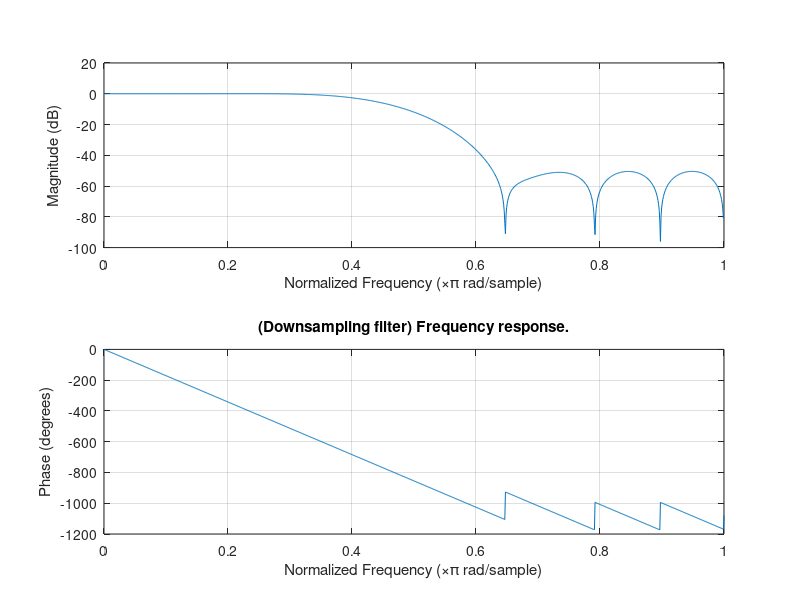

Here is the MATLAB script that generated this plot: (Note: this script raises an error after producing the figure.)
%Downsample z-stack with an integer factor. The input is band-passed with a
%bandpass-filter
clc;
close all;
clear all;
Md = 2; %Downsampling factor in z
Mu = 1; %Upsampling factor in z. The combined factor between downsampling and upsampling will be a new resampling factor of Mu/Mz
L = 19; %Filter length
h = fir1(L,1/Md*0.9);
figure(1);freqz(h,1,1024);
title('(Downsampling filter) Frequency response.');


%Dimension of each image
curfolder = '/Users/Tan_Nguyen/Documents/Data_for_QDIC/Embryo_40x_checkpoint_8';
outdir = '/Users/Tan_Nguyen/Documents/Data_for_QDIC/Embryo_20x_checkpoint_8';
ff=0;
tt=0;
chh=1;
ii=0;
cc=0;
rr=0;
zz = 801:2458;
mm=0:3;
fname =@(odir,f,t,i,ch,c,r,z,m) sprintf('%s/f%d_t%d_i%d_ch%d_c%d_r%d_z%d_m%d.tif',odir,f,t,i,ch,c,r,z,m);
fname2 =@(odir,f,t,i,ch,c,r,z,str) sprintf('%s/f%d_t%d_i%d_ch%d_c%d_r%d_z%d_%s.tif',odir,f,t,i,ch,c,r,z,str);




%Now, go downsampling the data
p=gcp;
delete(p);
p=parpool(4);


hr = fir1(L,1/max(Mu,Md)*0.9);
figure(1);freqz(hr,1,1024);
title('(Resampling filter) Frequency response.');
disp(['Downsampling: ' num2str(Md) 'x, upsampling: ' num2str(Mu) 'x...']);
    
%Polyphase filtering, make sure the length of the polyphase filter is  
h_L = length(hr(:));
h_L1 = ceil(h_L/lcm(Md,Mu))*lcm(Md,Mu); %Make sure the length of the filter is a multiple of Mu and Md. This will make the indexing less...crazy.
%Zeropad the data with 0 to make the filter polyphase
h_poly = [hr(:);zeros(h_L1-h_L,1)];
%Select polyphase filter
h_poly_length = h_L1/Md; %Length of each polyphase filter

    
newdatalength = ceil(length(zz)*Mu/Md)*Md;%Make sure the new size is is 
disp(['Original data length: ' num2str(length(zz)) ', new length after upsampling: ' num2str(newdatalength)]);
frametype = 'qdic';
for f=ff
    for t=tt
        for i=ii
            for ch=chh
                for c=cc
                    for r=rr
                        if (strcmp(frametype,'raw')==1)
                            %Get dimension of the first image
                            tempim = imread(fname(curfolder,ff(1),tt(1),ii(1),chh(1),cc(1),rr(1),zz(1),mm(1)));
                            nrows = size(tempim,1);
                            ncols = size(tempim,2);
                            for m=mm
                                    input_buffer = zeros(nrows,ncols,size(h_poly,1));%Buffer the input
                                    outputidx = 1;
                                    lastidx_non_upsampled = 0; %This is the indices of the original dataset that was added and not upsampled
                                    lastposition_non_upsampled = 0; %Position of the last non-upsampled data

                                    for sampleidx = 1:Md:newdatalength
                                        disp(['Processing at: ' num2str(outputidx) '/' num2str(newdatalength/Md) ' frameidx: ' num2str(m)]);
                                        lastidx = sampleidx; %These are the indices in the upsampled dataset
                                        firstidx = lastidx - Md +1;
                                        if (lastidx ==1)
                                            curim = cast(imread(fname(curfolder,f,t,i,ch,c,r,zz(lastidx),m)),'single');
                                            input_buffer(:,:,1) = curim;
                                            lastidx_non_upsampled = 1; %Only the first sample added
                                            lastposition_non_upsampled = 1; %It is at position 1
                                        else
                                            input_buffer = circshift(input_buffer,Md,3);
                                            lastposition_non_upsampled = lastposition_non_upsampled+Md; %Update the location of the last sample

                                            while (lastposition_non_upsampled>Mu)
                                               lastidx_non_upsampled = lastidx_non_upsampled+1;
                                               curim = cast(imread(fname(curfolder,f,t,i,ch,c,r,zz(lastidx_non_upsampled),m)),'single'); %Read next image in
                                               lastposition_non_upsampled = lastposition_non_upsampled-Mu; %Calculate its new position
                                               input_buffer(:,:,lastposition_non_upsampled)=curim;
                                            end

                                        end
                                        outputim = cast(sum(input_buffer.*repmat(reshape(h_poly,[1 1 length(h_poly(:))]),...
                                                        [size(input_buffer,1),size(input_buffer,2),1]),3),'uint16');

                                        if ((sampleidx>=(h_L1))&(sampleidx<(newdatalength-h_L1)))
                                            outname = fname(outdir,f,t,i,ch,c,r,outputidx,m);
                                            writeTIFF(outputim,outname,'uint16');
                                        end
                                        outputidx = outputidx+1;
                                    end
                            end
                        else
                                    %Get dimension of the first image
                                    tempim = imread(fname2(curfolder,ff(1),tt(1),ii(1),chh(1),cc(1),rr(1),zz(1),'qdic'));
                                    nrows = size(tempim,1);
                                    ncols = size(tempim,2);
                                    input_buffer = zeros(nrows,ncols,size(h_poly,1));%Buffer the input
                                    outputidx = 1;
                                    lastidx_non_upsampled = 0; %This is the indices of the original dataset that was added and not upsampled
                                    lastposition_non_upsampled = 0; %Position of the last non-upsampled data

                                    for sampleidx = 1:Md:newdatalength
                                        disp(['Processing at: ' num2str(outputidx) '/' num2str(newdatalength/Md)]);
                                        lastidx = sampleidx; %These are the indices in the upsampled dataset
                                        firstidx = lastidx - Md +1;
                                        if (lastidx ==1)
                                            curim = cast(imread(fname2(curfolder,f,t,i,ch,c,r,zz(lastidx),'qdic')),'single');
                                            input_buffer(:,:,1) = curim;
                                            lastidx_non_upsampled = 1; %Only the first sample added
                                            lastposition_non_upsampled = 1; %It is at position 1
                                        else
                                            input_buffer = circshift(input_buffer,Md,3);
                                            lastposition_non_upsampled = lastposition_non_upsampled+Md; %Update the location of the last sample

                                            while (lastposition_non_upsampled>Mu)
                                               lastidx_non_upsampled = lastidx_non_upsampled+1;
                                               curim = cast(imread(fname2(curfolder,f,t,i,ch,c,r,zz(lastidx_non_upsampled),'qdic')),'single'); %Read next image in
                                               lastposition_non_upsampled = lastposition_non_upsampled-Mu; %Calculate its new position
                                               input_buffer(:,:,lastposition_non_upsampled)=curim;
                                            end

                                        end
                                        outputim = cast(sum(input_buffer.*repmat(reshape(h_poly,[1 1 length(h_poly(:))]),...
                                                        [size(input_buffer,1),size(input_buffer,2),1]),3),'double');

                                        if ((sampleidx>=(h_L1))&(sampleidx<(newdatalength-h_L1)))
                                            outname = fname2(outdir,f,t,i,ch,c,r,outputidx,'qdic');
                                            writeTIFF(outputim,outname);
                                        end
                                        outputidx = outputidx+1;
                                    end

                            
                            
                        end
                     end
                 end
             end
         end
    end
end



